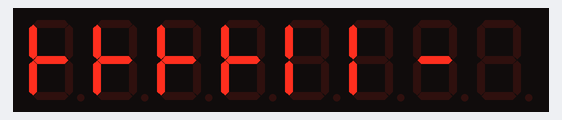
A program run on a simulated Raspberry Pi (BCM pin numbers). On the bench: 8-digit seven-segment display. Library files of the repository ran but are not shown: TM1638.py.

Above: at 1.38 s.
At 3.92 s:
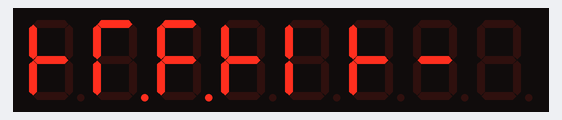
At 6.46 s:
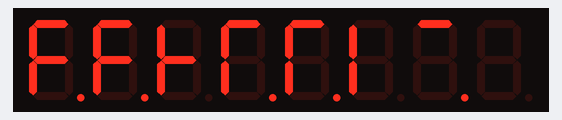
At 11.54 s:
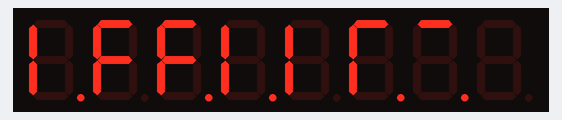
At 16.62 s:
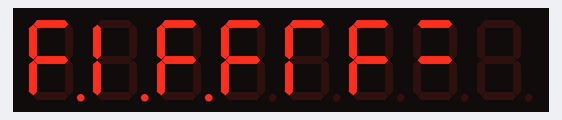
At 21.7 s:
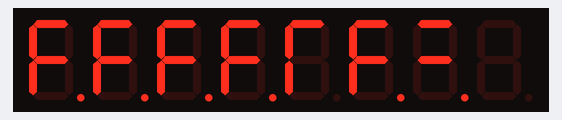

The program:

test2.py
```python
#!/usr/bin/env python

# TM1638 playground

import TM1638
import time

# These are the pins the display is connected to. Adjust accordingly.
# In addition to these you need to connect to 5V and ground.

DIO = 17
CLK = 21
STB = 22

display = TM1638.TM1638(DIO, CLK, STB)

display.enable(1)


for i in range(8):
    for j in range(7):
	m = 128 >> j;
        display.send_char(i-1, m)
        time.sleep(0.02)

#for j in range(0, 8):
#    for i in range(0, 10):
#        display.set_digit(j, i)
#        time.sleep(0.1)

count = 0
while True:
    display.set_text(str(count))
    count += 100
    time.sleep(0.02)
```
